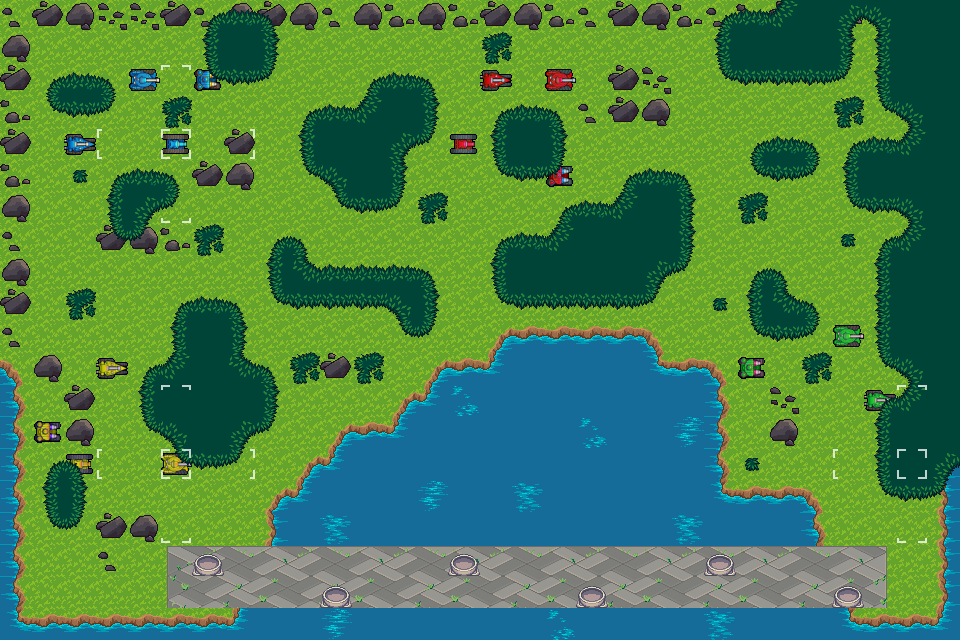

This is a level from a 2D game, rendered from its Tiled map with the project's own tilesets. A one-line summary and the map file follow, with tile-layer data summarised:
An orthogonal 30x20 tile map with 32x32 px tiles, 7 tile layers (grass, water, bridge, rocks, ...), 3 tilesets.

<map version="1.0" orientation="orthogonal" renderorder="right-down" width="30" height="20" tilewidth="32" tileheight="32" nextobjectid="1">
 <tileset firstgid="1" name="terrain" tilewidth="32" tileheight="32" tilecount="483" columns="21">
  <image source="palette_terrain.png" width="672" height="736" />
 </tileset>
 <tileset firstgid="484" name="tanks" tilewidth="32" tileheight="32" tilecount="16" columns="4">
  <image source="palette_tanks.png" width="128" height="128" />
 </tileset>
 <tileset firstgid="500" name="hud_palette" tilewidth="32" tileheight="32" tilecount="16" columns="4">
  <image source="palette_hud.png" width="128" height="128" />
 </tileset>
 <layer name="grass" width="30" height="20">
  <data>[600 cells, 600 non-empty, 1 distinct tile ids]</data>
 </layer>
 <layer name="water" width="30" height="20">
  <data>[600 cells, 176 non-empty, 11 distinct tile ids]</data>
 </layer>
 <layer name="bridge" width="30" height="20">
  <data>[600 cells, 46 non-empty, 10 distinct tile ids]</data>
 </layer>
 <layer name="rocks" width="30" height="20">
  <data>[600 cells, 76 non-empty, 6 distinct tile ids]</data>
 </layer>
 <layer name="tanks" width="30" height="20">
  <data>[600 cells, 16 non-empty, 16 distinct tile ids]</data>
 </layer>
 <layer name="foliage" width="30" height="20">
  <data>[600 cells, 220 non-empty, 15 distinct tile ids]</data>
 </layer>
 <layer name="hud" width="30" height="20">
  <data>[600 cells, 14 non-empty, 5 distinct tile ids]</data>
 </layer>
</map>
